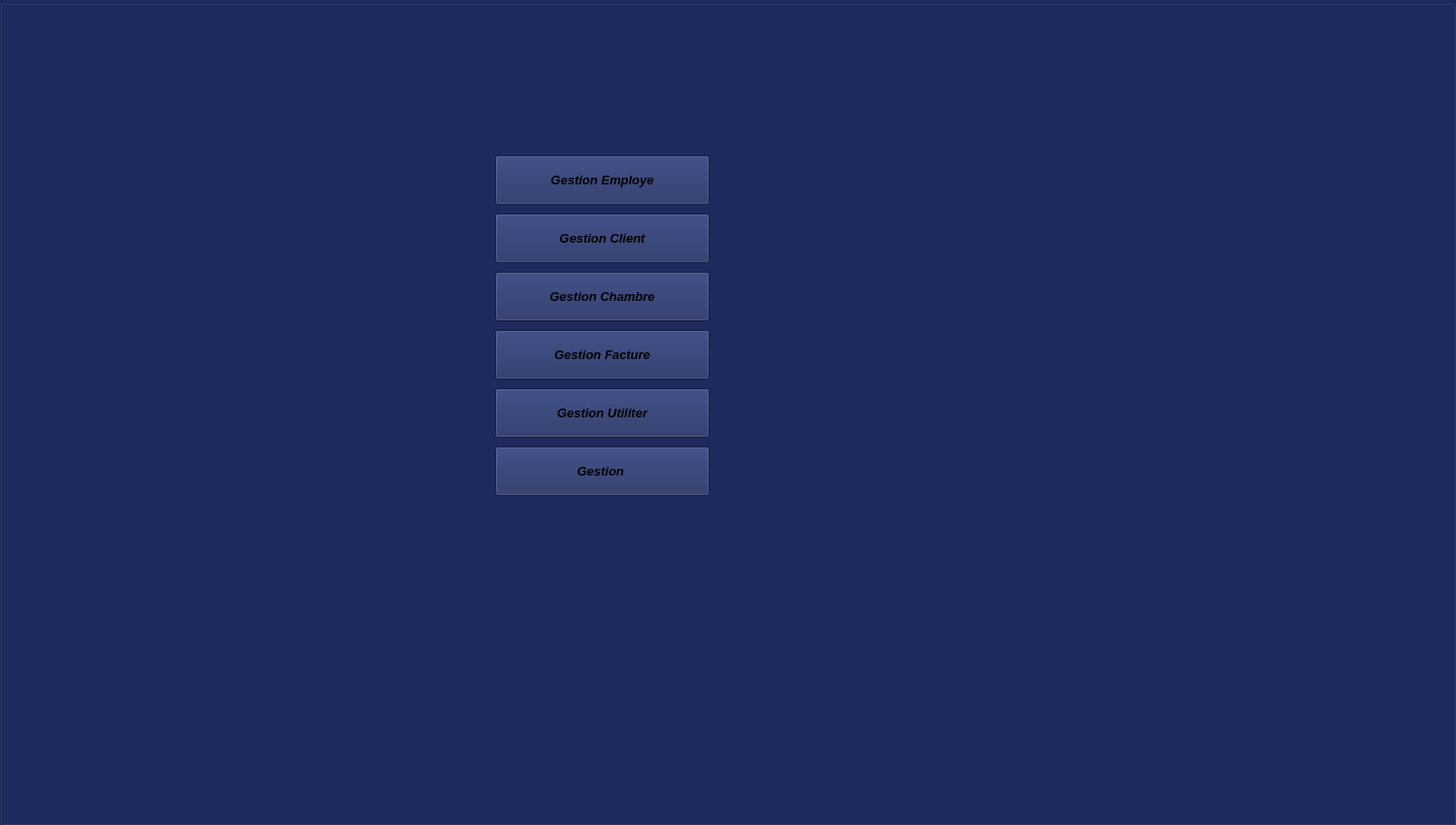
   <widget class="QGroupBox" name="menu">
    <property name="geometry">
     <rect>
      <x>0</x>
      <y>0</y>
      <width>1500</width>
      <height>850</height>
     </rect>
    </property>
    <property name="styleSheet">
     <string notr="true">background-color:#1E2A5E;
</string>
    </property>
    <property name="title">
     <string/>
    </property>
    <widget class="QPushButton" name="menu_to_employe">
     <property name="geometry">
      <rect>
       <x>510</x>
       <y>160</y>
       <width>221</width>
       <height>51</height>
      </rect>
     </property>
     <property name="font">
      <font>
       <pointsize>10</pointsize>
       <italic>true</italic>
       <bold>true</bold>
      </font>
     </property>
     <property name="styleSheet">
      <string notr="true">backgroud-color:#90e0ef;
QLineEdit {
 border: 25px solid gray;
 border-radius: 25px;
}
</string>
     </property>
     <property name="text">
      <string>Gestion Employe</string>
     </property>
    </widget>
    <widget class="QPushButton" name="menu_to_client">
     <property name="geometry">
      <rect>
       <x>510</x>
       <y>220</y>
       <width>221</width>
       <height>51</height>
      </rect>
     </property>
     <property name="font">
      <font>
       <pointsize>10</pointsize>
       <italic>true</italic>
       <bold>true</bold>
      </font>
     </property>
     <property name="styleSheet">
      <string notr="true">backgroud-color:#90e0ef;
</string>
     </property>
     <property name="text">
      <string>Gestion Client</string>
     </property>
    </widget>
    <widget class="QPushButton" name="menu_to_chambre">
     <property name="geometry">
      <rect>
       <x>510</x>
       <y>280</y>
       <width>221</width>
       <height>51</height>
      </rect>
     </property>
     <property name="font">
      <font>
       <pointsize>10</pointsize>
       <italic>true</italic>
       <bold>true</bold>
      </font>
     </property>
     <property name="styleSheet">
      <string notr="true">backgroud-color:#90e0ef;
</string>
     </property>
     <property name="text">
      <string>Gestion Chambre</string>
     </property>
    </widget>
    <widget class="QPushButton" name="menu_to_facture">
     <property name="geometry">
      <rect>
       <x>510</x>
       <y>340</y>
       <width>221</width>
       <height>51</height>
      </rect>
     </property>
     <property name="font">
      <font>
       <pointsize>10</pointsize>
       <italic>true</italic>
       <bold>true</bold>
      </font>
     </property>
     <property name="styleSheet">
      <string notr="true">backgroud-color:#90e0ef;
</string>
     </property>
     <property name="text">
      <string>Gestion Facture</string>
     </property>
    </widget>
    <widget class="QPushButton" name="menu_to_utiliter">
     <property name="geometry">
      <rect>
       <x>510</x>
       <y>400</y>
       <width>221</width>
       <height>51</height>
      </rect>
     </property>
     <property name="font">
      <font>
       <pointsize>10</pointsize>
       <italic>true</italic>
       <bold>true</bold>
      </font>
     </property>
     <property name="styleSheet">
      <string notr="true">backgroud-color:#90e0ef;
</string>
     </property>
     <property name="text">
      <string>Gestion Utiliter</string>
     </property>
    </widget>
    <widget class="QPushButton" name="menu_to_gestion">
     <property name="geometry">
      <rect>
       <x>510</x>
       <y>460</y>
       <width>221</width>
       <height>51</height>
      </rect>
     </property>
     <property name="font">
      <font>
       <pointsize>10</pointsize>
       <italic>true</italic>
       <bold>true</bold>
      </font>
     </property>
     <property name="styleSheet">
      <string notr="true">backgroud-color:#90e0ef;
</string>
     </property>
     <property name="text">
      <string>Gestion </string>
     </property>
    </widget>
   </widget>
